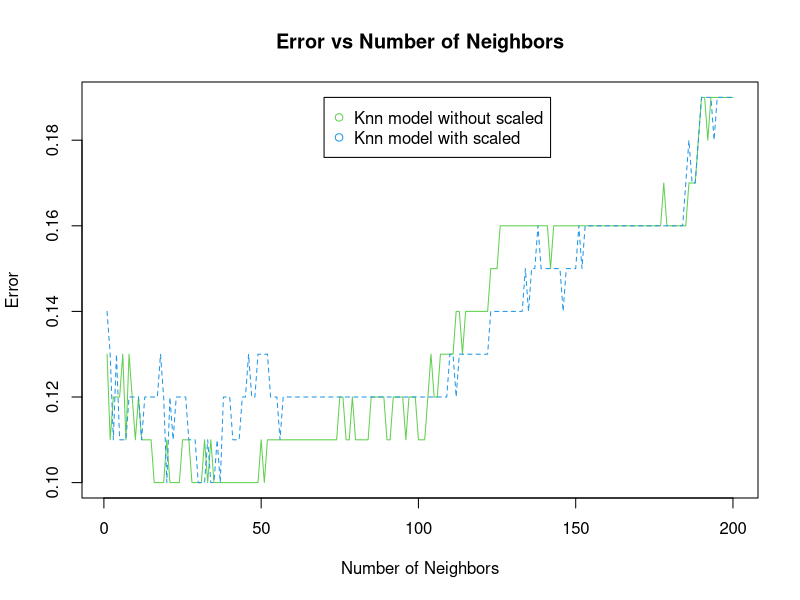
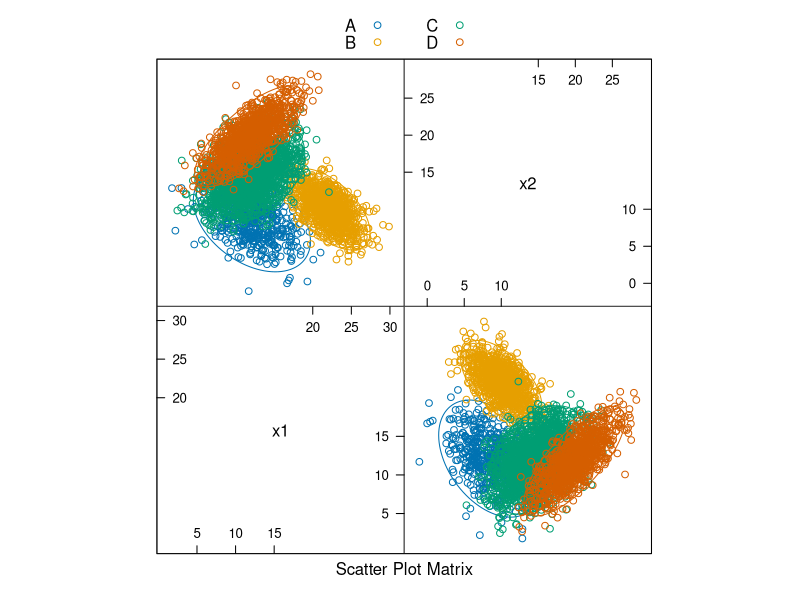

Generate these figures, in order, with R:
## ---- chunk 1
knitr::opts_chunk$set(echo = TRUE)
## ---- chunk 2
# general
library(MASS)
library(caret)
library(tidyverse)
library(knitr)
library(kableExtra)

# specific
library(e1071)
library(nnet)
library(ellipse)
## ---- chunk 3
wisc_trn = read.csv('wisc-trn.csv')
wisc_tst = read.csv('wisc-tst.csv')
calc_err = function(mod, data) {
  actual = data$class
  predicted = predict(mod, data, type = 'class')
  mean(actual != predicted)
}
knn_err = c()
knn_scaled_err = c()
for (i in 1:200){
  knn = knn3(factor(class) ~ radius + symmetry + texture, data = wisc_trn, k = i)
  knn_scaled = knn3(factor(class) ~ scale(radius) + scale(symmetry) + scale(texture), data = wisc_trn, k = i)
  knn_err[i] = calc_err(knn, wisc_tst)
  knn_scaled_err[i] = calc_err(knn_scaled, wisc_tst)
}
err = list(knn_err, knn_scaled_err)
dat = matrix(unlist(err), ncol = 2,byrow = FALSE)
matplot(dat,type = c("l"), pch = 1, col = 3:4, main = 'Error vs Number of Neighbors', xlab = 'Number of Neighbors', ylab = 'Error')
legend(70, 0.19, legend = c('Knn model without scaled','Knn model with scaled'), col=3:4, pch=1)
## ---- chunk 4
set.seed(671434599)
make_sim_data = function(n_obs = 100) {
  x1 = runif(n = n_obs, min = 0, max = 2)
  x2 = runif(n = n_obs, min = 0, max = 4)
  prob = exp(1 + 2 * x1 - 1 * x2) / (1 + exp(1 + 2 * x1 - 1 * x2))
  y = rbinom(n = n_obs, size = 1, prob = prob)
  data.frame(y, x1, x2)
}
sim_data = make_sim_data()
## ---- chunk 5
set.seed(671434599)
n_sims = 2000
n_models = 4
predictions = matrix(0, nrow = n_sims, ncol = n_models)
x =  data.frame(x1 = .50, x2 = .75)
for (sim in 1:n_sims){
  sim_data = make_sim_data(n_obs = 30)
  mod_1 = glm(y ~ 1, data = sim_data, family = "binomial")
  mod_2 = glm(y ~ x1 + x2, data = sim_data, family = "binomial")
  mod_3 = glm(y ~ x1 + x2 + x1 * x2, data = sim_data, family = "binomial")
  mod_4 = glm(y ~ x1 + x2 + I(x1^2) + I(x2^2) + x1 * x2, data = sim_data, family = "binomial")
  
  predictions[sim, 1] = predict(mod_1,x, type = "response")
  predictions[sim, 2] = predict(mod_2,x, type = "response") 
  predictions[sim, 3] = predict(mod_3,x, type = "response")
  predictions[sim, 4] = predict(mod_4,x, type = "response")
}

get_mse = function(truth, estimate) {
  mean((estimate - truth) ^ 2)
}
get_bias = function(estimate, truth) {
  (mean(estimate) - truth) ^ 2
}
get_var = function(estimate) {
  mean((estimate - mean(estimate)) ^ 2)
}
f = function(x1, x2){
  exp(1 + 2 * x1 - 1 * x2) / (1 + exp(1 + 2 * x1 - 1 * x2))
}
bias = apply(predictions, 2, get_bias, truth = f(0.5,0.75))
variance = apply(predictions, 2, get_var)
mse = apply(predictions, 2, get_mse, truth = f(0.5,0.75))
results = data.frame(Model = c('Mod 1: y ~ 1', 'Mod 2: y ~ x1 + x2','Mod 3: y ~ x1 + x2 + x1 * x2', 'Mod 4: y ~ x1 + x2 + I(x1^2) + I(x2^2) + x1 * x2'), Bias = bias, Variance = variance, MSE = mse)
kable_styling(kable(results, format = "html", digits = 7), full_width = FALSE)

## ---- chunk 6
hw05_trn = read.csv("hw05-trn.csv")
hw05_tst = read.csv("hw05-tst.csv")
hw05_trn$y = factor(hw05_trn$y)
hw05_tst$y = factor(hw05_tst$y)
## ---- chunk 7
featurePlot(x = hw05_trn[, c('x1','x2')], 
                   y = hw05_trn$y,
                   plot = "ellipse",
                   auto.key = list(columns = 2))
## ---- chunk 8
mod_addi = multinom(y ~ ., data = hw05_trn, trace = FALSE)
mod_lda = lda(y ~ ., data = hw05_trn)
mod_lda_flat = lda(y ~ ., data = hw05_trn, prior = c(1,1,1,1)/4)
mod_qda = qda(y ~ ., data = hw05_trn)
mod_qda_flat = qda(y ~ ., data = hw05_trn, prior = c(1,1,1,1)/4)
mod_nb = naiveBayes(y ~ ., data = hw05_trn)
## ---- chunk 9
calc_class_err = function(actual, predicted) {
  mean(actual != predicted)
}

addi_trn = predict(mod_addi, hw05_trn)
lda_trn = predict(mod_lda, hw05_trn)$class
lda_flat_trn = predict(mod_lda_flat, hw05_trn)$class
qda_trn = predict(mod_qda, hw05_trn)$class
qda_flat_trn = predict(mod_qda_flat, hw05_trn)$class
nb_trn = predict(mod_nb, hw05_trn)

addi_tst = predict(mod_addi, hw05_tst)
lda_tst = predict(mod_lda, hw05_tst)$class
lda_flat_tst = predict(mod_lda_flat, hw05_tst)$class
qda_tst = predict(mod_qda, hw05_tst)$class
qda_flat_tst = predict(mod_qda_flat, hw05_tst)$class
nb_tst = predict(mod_nb, hw05_tst)

predict_trn = list(addi_trn, lda_trn, lda_flat_trn, qda_trn, qda_flat_trn, nb_trn)
predict_tst = list(addi_tst, lda_tst, lda_flat_tst, qda_tst, qda_flat_tst, nb_tst)

#Train error
trn_err = c()
for (i in predict_trn){
  trn_err = c(trn_err,calc_class_err(hw05_trn$y, i))
}
#Test error
tst_err = c()
for (i in predict_tst){
  tst_err = c(tst_err,calc_class_err(hw05_tst$y, i))
}

result = data.frame(Model = c('Additive','LDA','LDA flat','QDA','QDA flat','Naive Bayes'),Train_Error = trn_err, Test_Error = tst_err)
kable_styling(kable(result, format = "html", digits = 4), full_width = FALSE)
